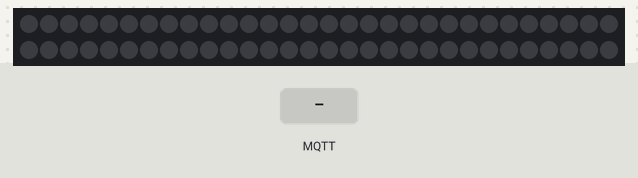
This sketch was run on a simulated ESP8266 (NodeMCU). On the bench: 60 RGB LEDs in strip order, left to right, continuing on the next row. The inputs (shaded band) are chosen by the test bench. WiFi joins after 1.5 s; servers stay silent unless stated; random numbers use the default seed unless the sketch sets one; no MQTT or app messages arrive unless stated; what the sketch prints to the serial monitor is not drawn.

Above: at 2.7 s.
2.8 s: MQTT message "cola" arrives on the first subscribed topic
At 3.4 s:
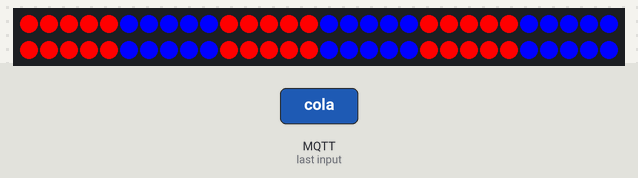
4.3 s: MQTT message "diet" arrives on the first subscribed topic
At 5.5 s:
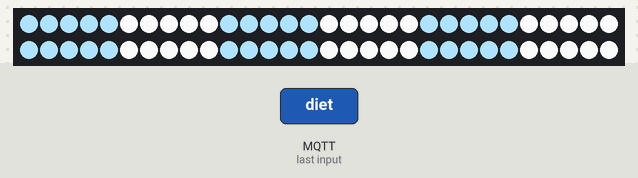
5.8 s: MQTT message "classic" arrives on the first subscribed topic
At 6.8 s:
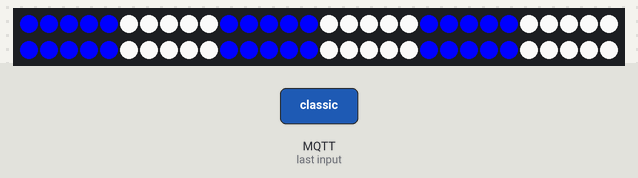
7.3 s: MQTT message "Nikolas" arrives on the first subscribed topic
At 8.0 s:
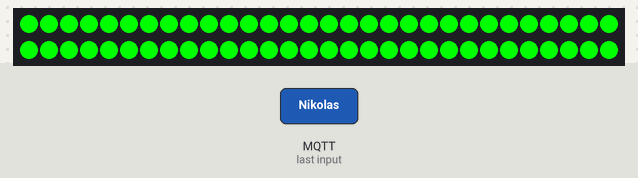
8.8 s: MQTT message "Michael" arrives on the first subscribed topic
At 9.1 s:
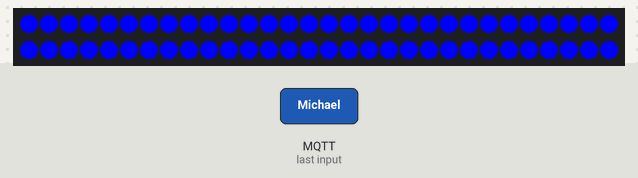
10.3 s: MQTT message "George" arrives on the first subscribed topic
At 11.4 s:
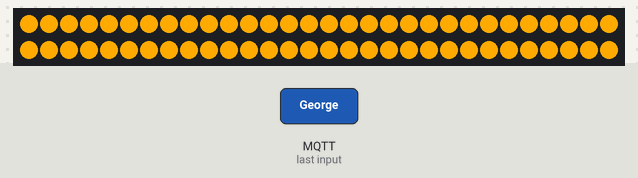
Timing chart, 0 to 12.8 s (numbered marks = the images above; inputs shaded):
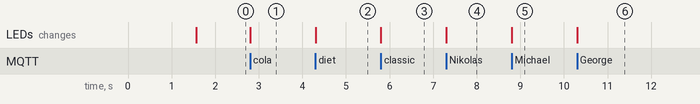

The sketch:

mqtt_lights.ino
```cpp
#include <ESP8266WiFi.h>
#include <PubSubClient.h>

#include <FastLED.h>
#define LED_PIN     2
#define NUM_LEDS    60
CRGB leds[NUM_LEDS];

int pattern_gap = 5;
String _pattern = "";

int count = 0;
int last = 0;
int last_alarm = 0;


// Update these with values suitable for your network.
const char *ssid = "AndroidAP4656";
const char *password = "Moments2018";
const char *mqtt_server = "broker.mqtt-dashboard.com";

WiFiClient espClient;
PubSubClient client(espClient);
long lastMsg = 0;
char msg[50];
int value = 0;


void setup_wifi()
{

  delay(10);
  // We start by connecting to a WiFi network
  Serial.println();
  Serial.print("Connecting to ");
  Serial.println(ssid);

  WiFi.begin(ssid, password);

  while (WiFi.status() != WL_CONNECTED)
  {
    delay(500);
    Serial.print(".");
  }

  randomSeed(micros());

  Serial.println("");
  Serial.println("WiFi connected");
  Serial.println("IP address: ");
  Serial.println(WiFi.localIP());
}

void callback(char *topic, byte *payload, unsigned int length)
{
  Serial.println(topic);

  set_pattern(String((char*)payload));

  // Switch on the LED if an 1 was received as first character
  if ((char)payload[0] == '1')
  {
    digitalWrite(BUILTIN_LED, LOW); // Turn the LED on (Note that LOW is the voltage level
    // but actually the LED is on; this is because
    // it is active low on the ESP-01)
  }
  else
  {
    digitalWrite(BUILTIN_LED, HIGH); // Turn the LED off by making the voltage HIGH
  }
}

void reconnect()
{
  // Loop until we're reconnected
  while (!client.connected())
  {
    Serial.print("Attempting MQTT connection...");
    // Create a random client ID
    String clientId = "ESP8266Client-";
    clientId += String(random(0xffff), HEX);
    // Attempt to connect
    if (client.connect(clientId.c_str()))
    {
      Serial.println("connected");
      // Once connected, publish an announcement...
      // client.publish("hello_world_arduino", "hello world");
      // ... and resubscribe
      client.subscribe("led");
    }
    else
    {
      Serial.print("failed, rc=");
      Serial.print(client.state());
      Serial.println(" try again in 5 seconds");
      // Wait 5 seconds before retrying
      delay(5000);
    }
  }
}

void setup()
{
  pinMode(BUILTIN_LED, OUTPUT); // Initialize the BUILTIN_LED pin as an output
  Serial.begin(115200);

  setup_wifi();
  client.setServer(mqtt_server, 1883);
  client.setCallback(callback);

  FastLED.addLeds<WS2812, LED_PIN, GRB>(leds, NUM_LEDS);
  FastLED.setBrightness(255);

}

void loop()
{

  if (!client.connected())
  {
    reconnect();
  }
  client.loop();

  FastLED.show();
  delay(1);
}

void set_pattern(String pattern) {
  Serial.println(pattern);
    _pattern = pattern;
    if(pattern.startsWith("cola")) {
        for(int i = 0; i < NUM_LEDS; i++) {
            if(i % (pattern_gap*2) < pattern_gap) {
                leds[i] = CRGB(255, 0, 0);
            } else {
                leds[i] = CRGB(0, 0, 255);
            }
        }
    } else if(pattern.startsWith("diet")) {
        for(int i = 0; i < NUM_LEDS; i++) {
            if(i % (pattern_gap*2) < pattern_gap) {
                leds[i] = CRGB(174, 226, 255);
            } else {
                leds[i] = CRGB(237, 237, 237);
            }
        }
    } else if(pattern.startsWith("classic")) {
        for(int i = 0; i < NUM_LEDS; i++) {
            if(i % (pattern_gap*2) < pattern_gap) {
                leds[i] = CRGB(0, 0, 255);
            } else {
                leds[i] = CRGB(237, 237, 237);
            }
        }
    } else if(pattern.startsWith("Nikolas")) {
        for(int i = 0; i < NUM_LEDS; i++) {
            leds[i] = CRGB(0, 255, 0);
        }
    } else if(pattern.startsWith("Michael")) {
        for(int i = 0; i < NUM_LEDS; i++) {
            leds[i] = CRGB(0, 0, 255);
        }
    } else if(pattern.startsWith("George")) {
        for(int i = 0; i < NUM_LEDS; i++) {
            leds[i] = CRGB(255, 170, 0);
        }
    } else if(pattern.startsWith("alarm")) {
        for(int i = 0; i < NUM_LEDS; i++) {
            leds[i] = CRGB(255, 0, 0);
        }
    } else if(pattern.startsWith("dark")) {
        for(int i = 0; i < NUM_LEDS; i++) {
            leds[i] = CRGB(100, 100, 100);
        }
    }
}
```

Measured:
- after the input at 2.8 s, the LEDs: change at once (image 1)
- after the input at 4.3 s, the LEDs: change at once (image 2)
- after the input at 5.8 s, the LEDs: change at once (image 3)
- after the input at 7.3 s, the LEDs: change at once (image 4)
- after the input at 8.8 s, the LEDs: change at once (image 5)
- after the input at 10.3 s, the LEDs: change at once (image 6)
